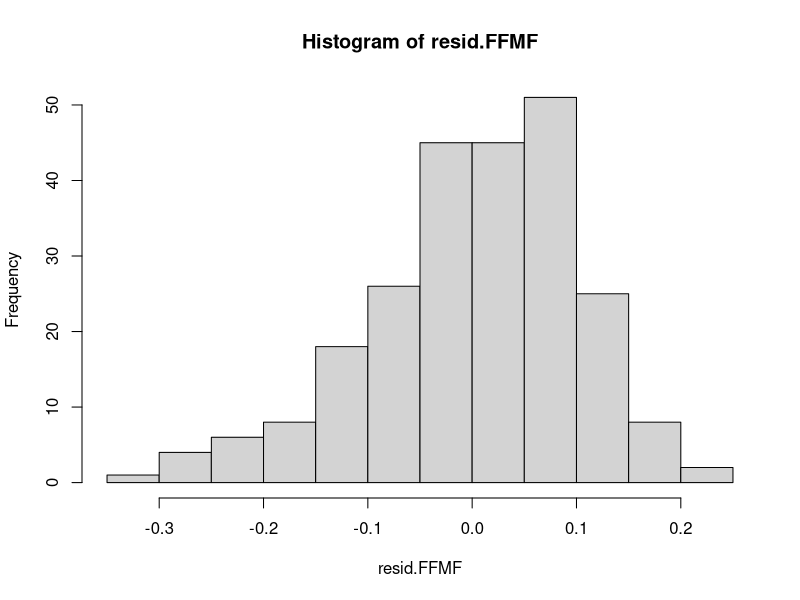
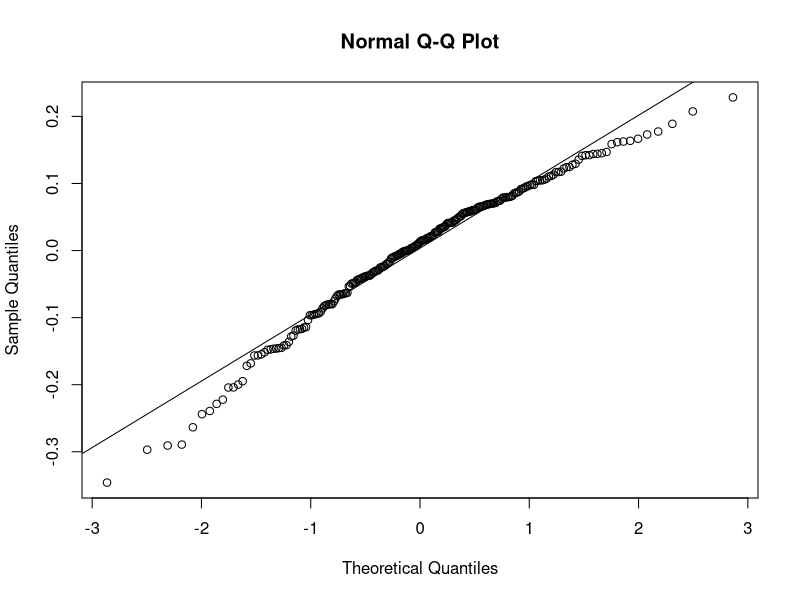
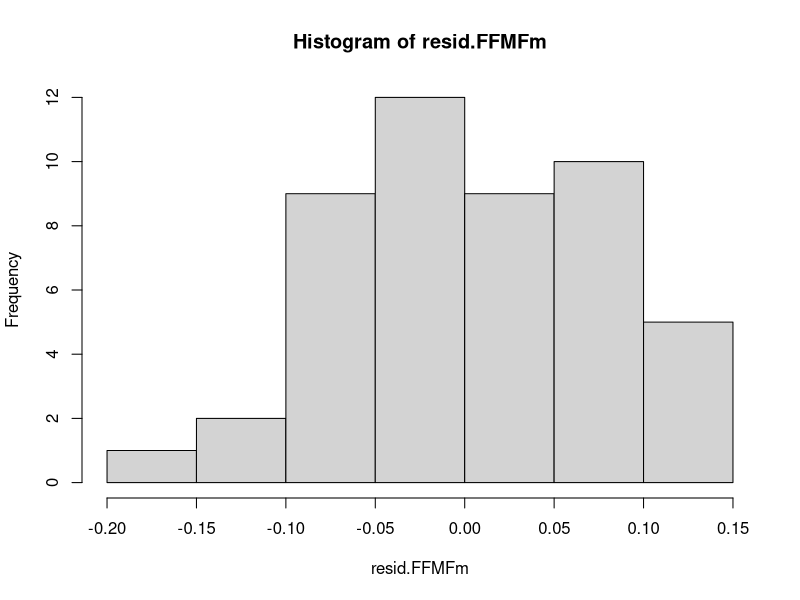
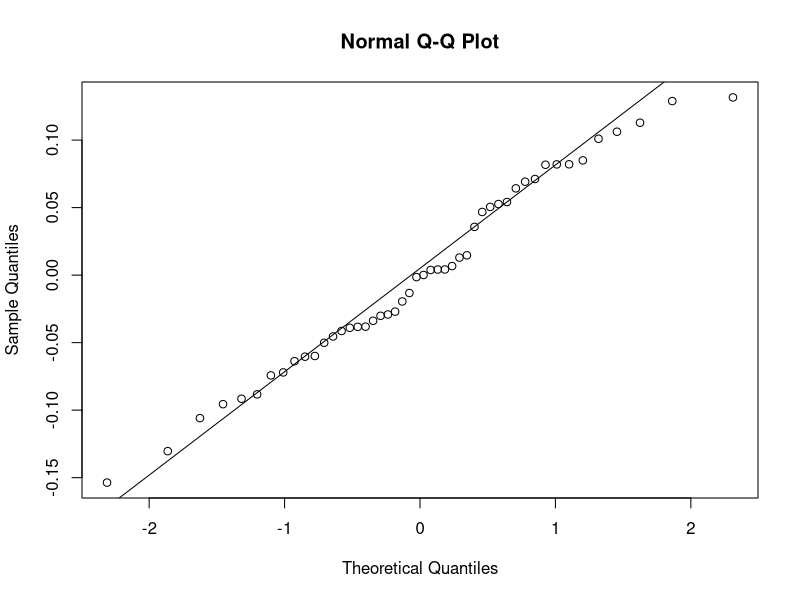
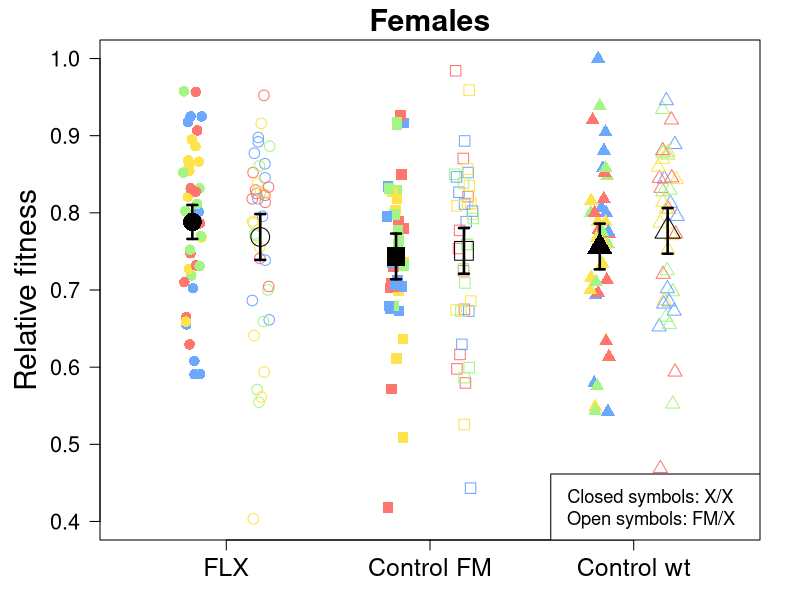
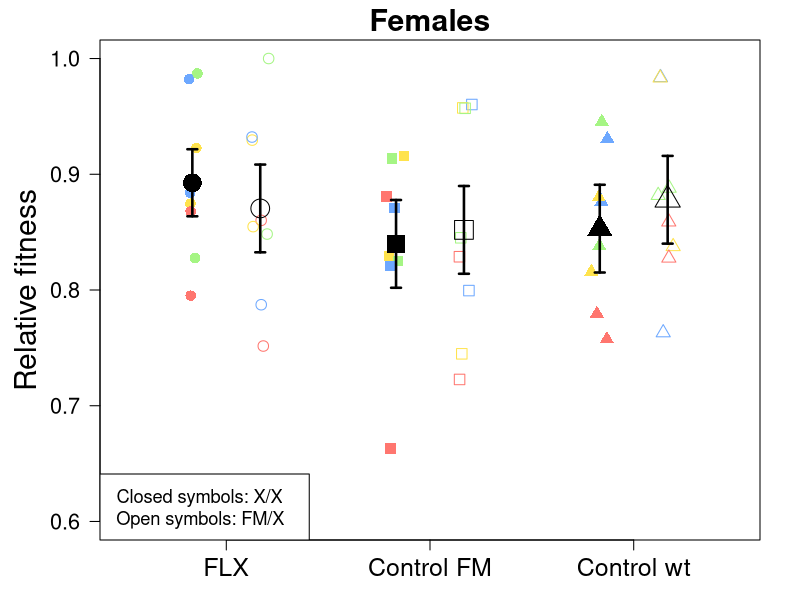

Write the R code that produced these figures, in order.
################################################################################################
################# FM BALANCER FEMALE REPRODUCTIVE FITNESS ASSAY GENERATION 127 #################
################################################################################################

#Set working directory
setwd("~/Google Drev/Work/PhD/Drosophila/FLX/1.FLX/R/FMFitnessAssay")

#Set up environment
library(car)
library(Hmisc)
library(lme4)
library(lmerTest)

#Read in csv file with data
FFMF.data <- read.table(file = "FemaleFMFitness.csv", h = T, sep = ",")
FFMFm.data <- read.table(file = "FemaleFMFitnessMean.csv", h = T, sep = ",")

##########################################  STATISTIC  #########################################


##############################
####THE MODEL FOR ALL DATA####
##############################

### CALCULATE RELATIVE FECUNDITY ###
#Find the maximum
FFMF.max <- max(FFMF.data$offspring, na.rm = T)
#calculate relative fecudity
FFMF.data$relative_fec <- FFMF.data$offspring / FFMF.max


### LINEAT MODEL ###

#Linear mixed model testing if regime type has a significant effect on the relative fitness
model.FFMF <- lmer(relative_fec ~ regimetype + block + (1|regimetype:rep_population), data = FFMF.data)
#ANOVA
anova(model.FFMF, test = "F")
#Regime type is not significant, P = 0.66453
#Block is, P = 0.00142
ranova(model.FFMF)
#But the nested factor is not, P = 0.1646


#Homogeneity of variances
leveneTest(FFMF.data$relative_fec, FFMF.data$regimetype)
#Not significant, assumption of homogeneity of variances is met

#Test the model by looking at the residuls
resid.FFMF <- residuals(model.FFMF)
hist(resid.FFMF)
shapiro.test(resid.FFMF)
qqnorm(resid.FFMF)
qqline(resid.FFMF)
#The residuls are more or less normally distrubuted, meaning that the model is valid 



###################################
####THE MODEL FOR THE MEAN DATA####
###################################

### CALCULATE RELATIVE FECUNDITY ###
#Find the maximum
FFMFm.max <- max(FFMFm.data$offspring)
#calculate relative fecudity
FFMFm.data$relative_fec <- FFMFm.data$offspring / FFMFm.max


### LINEAT MODEL ###

#Linear model testing if regime type has a significant effect on the relative fitness
model.FFMFm <- lm(relative_fec ~ regimetype + block, data = FFMFm.data)
#ANOVA
anova(model.FFMFm, test = "F")
#Treatment type is not significant, P = 0.75177
#Block is, P = 0.03931


#Homogeneity of variances
leveneTest(FFMFm.data$relative_fec, FFMFm.data$regimetype)
#Not significant, assumption of homogeneity of variances is met

#Test the model by looking at the residuls
resid.FFMFm <- residuals(model.FFMFm)
hist(resid.FFMFm)
shapiro.test(resid.FFMFm)
qqnorm(resid.FFMFm)
qqline(resid.FFMFm)
#The residuls are more or less normally distrubuted, meaning that the model is valid 



#########################################  PLOT DATA  #########################################


#Colours
RP1 <- "#ff766f"
RP2 <- "#ffe34d"
RP3 <- "#6da8ff"
RP4 <- "#a5f584"


### PLOT ALL DATA ###

#Create new dataframe for plotting
FFMFplot <- FFMF.data[c(1:2, 6)]
#Remove NAs
FFMFplot <- FFMFplot[which(is.na(FFMF.data$relative_fec) == F),]

#Add fitted values
FFMFplot$fitted <- fitted(model.FFMF)

#Caluclate mean
FFMF.M <- tapply(FFMFplot$fitted, FFMFplot$regimetype, mean)
#SE
FFMF.SE <- (summary(model.FFMF)$coefficients[1:6, 2])


## The plot

pdf("FFMF.pdf", 7, 7)
par(mar = c(3, 5, 2, 2))
#First make the plot
plot(NULL, xlim = c(0, 4.5), xlab = "", xaxt = "n", ylim = c(0.4, 1), ylab = "Relative fitness",
     cex.lab = 1.8, cex.axis = 1.3, las = 1, main = "Females", cex.main = 1.8)
#Add points
points(jitter(rep(0.5, 40), -0.07, 0.07), FFMFplot$relative_fec[FFMFplot$regimetype == "aFLX2X"],
       pch = 16, cex = 1.4, col = c(RP1, RP2, RP3, RP4))
points(jitter(rep(1, 39), -0.07, 0.07), FFMFplot$relative_fec[FFMFplot$regimetype == "bFLXFMX"],
       pch = 1, cex = 1.4, col = c(RP1, RP2, RP3, RP4))
points(jitter(rep(2, 40), -0.07, 0.07), FFMFplot$relative_fec[FFMFplot$regimetype == "cCFM2X"],
       pch = 15, cex = 1.4, col = c(RP1, RP2, RP3, RP4))
points(jitter(rep(2.5, 40), -0.07, 0.07), FFMFplot$relative_fec[FFMFplot$regimetype == "dCFMFMX"],
       pch = 0, cex = 1.4, col = c(RP1, RP2, RP3, RP4))
points(jitter(rep(3.5, 40), -0.07, 0.07), FFMFplot$relative_fec[FFMFplot$regimetype == "eCwt"],
       pch = 17, cex = 1.4, col = c(RP1, RP2, RP3, RP4))
points(jitter(rep(4, 40), -0.07, 0.07), FFMFplot$relative_fec[FFMFplot$regimetype == "fCwtFMX"],
       pch = 2, cex = 1.4, col = c(RP1, RP2, RP3, RP4))
#Add errorbar
xFFMF <- c(0.5, 1, 2, 2.5, 3.5, 4)
errbar(xFFMF, FFMF.M, FFMF.M + FFMF.SE, FFMF.M - FFMF.SE,
       pch = c(16, 1, 15, 0, 17, 2), cex = 2.5, lwd = 2.5, add = T)
#Add axis
axis(1, at = c(0.75, 2.25, 3.75), cex.axis = 1.5, labels = c("FLX", "Control FM", "Control wt"))
#Add legend
legend("bottomright", c("Closed symbols: X/X", "Open symbols: FM/X"), adj = c(0.1, 0.5), cex = 1.1)
dev.off()



### PLOT MEAN ###

#Add fitted values
FFMFm.data$fitted <- fitted(model.FFMFm)

#Caluclate mean
FFMFm.M <- tapply(FFMFm.data$fitted, FFMFm.data$regimetype, mean)
#SE
FFMFm.SE <- (summary(model.FFMFm)$coefficients[1:6, 2])


## The plot

pdf("FFMFm.pdf", 7, 7)
par(mar = c(3, 5, 2, 2))
#First make the plot
plot(NULL, xlim = c(0, 4.5), xlab = "", xaxt = "n", ylim = c(0.6, 1), ylab = "Relative fitness",
     cex.lab = 1.8, cex.axis = 1.3, las = 1, main = "Females", cex.main = 1.8)
#Add points
points(jitter(rep(0.5, 8), -0.07, 0.07), FFMFm.data$relative_fec[FFMFm.data$regimetype == "aFLX2X"],
       pch = 16, cex = 1.4, col = c(RP1, RP2, RP3, RP4))
points(jitter(rep(1, 8), -0.07, 0.07), FFMFm.data$relative_fec[FFMFm.data$regimetype == "bFLXFMX"],
       pch = 1, cex = 1.4, col = c(RP1, RP2, RP3, RP4))
points(jitter(rep(2, 8), -0.07, 0.07), FFMFm.data$relative_fec[FFMFm.data$regimetype == "cCFM2X"],
       pch = 15, cex = 1.4, col = c(RP1, RP2, RP3, RP4))
points(jitter(rep(2.5, 8), -0.07, 0.07), FFMFm.data$relative_fec[FFMFm.data$regimetype == "dCFMFMX"],
       pch = 0, cex = 1.4, col = c(RP1, RP2, RP3, RP4))
points(jitter(rep(3.5, 8), -0.07, 0.07), FFMFm.data$relative_fec[FFMFm.data$regimetype == "eCwt"],
       pch = 17, cex = 1.4, col = c(RP1, RP2, RP3, RP4))
points(jitter(rep(4, 8), -0.07, 0.07), FFMFm.data$relative_fec[FFMFm.data$regimetype == "fCwtFMX"],
       pch = 2, cex = 1.4, col = c(RP1, RP2, RP3, RP4))
#Add errorbar
xFFMFm <- c(0.5, 1, 2, 2.5, 3.5, 4)
errbar(xFFMFm, FFMFm.M, FFMFm.M + FFMFm.SE, FFMFm.M - FFMFm.SE,
       pch = c(16, 1, 15, 0, 17, 2), cex = 2.5, lwd = 2.5, add = T)
#Add axis
axis(1, at = c(0.75, 2.25, 3.75), cex.axis = 1.5, labels = c("FLX", "Control FM", "Control wt"))
#Add legend
legend("bottomleft", c("Closed symbols: X/X", "Open symbols: FM/X"), adj = c(0.1, 0.5), cex = 1.1)
dev.off()
